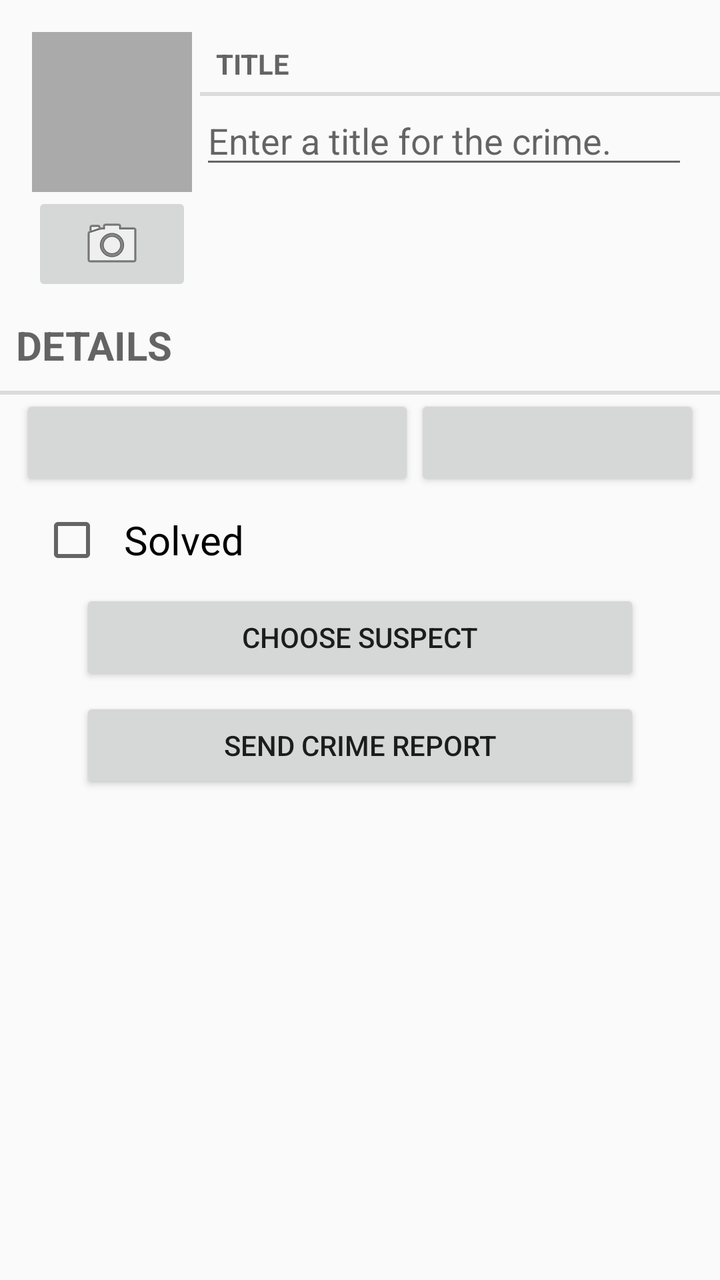
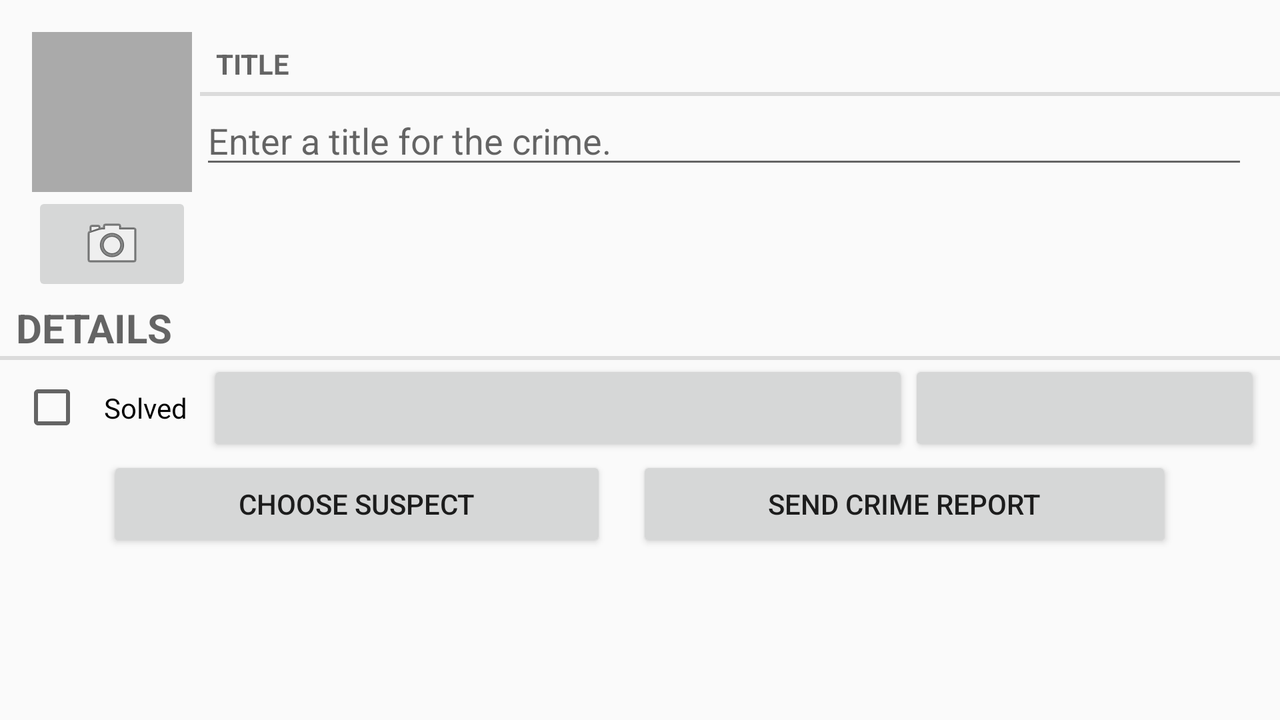

Two renders of one Android screen. The first uses the default layout on a phone; the second uses the alternative layout the repository ships for a different screen configuration, on a matching device. The two XML files are below.
<!-- AndroidManifest.xml: application theme AppTheme -->
<!-- res/layout/crime_fragment.xml -->
<?xml version="1.0" encoding="utf-8"?>
<LinearLayout xmlns:android="http://schemas.android.com/apk/res/android"
    android:layout_width="match_parent"
    android:layout_height="match_parent"
    android:weightSum="100"
    android:orientation="vertical">
    <include layout="@layout/camera_title_view"/>
    <TextView
        android:layout_width="match_parent"
        android:layout_height="wrap_content"
        android:textSize="20dp"
        android:text="@string/Detail"
        android:id="@+id/textView"
        android:padding="10dp"
        style="?android:listSeparatorTextViewStyle"
        android:layout_weight="1" />

    <LinearLayout
        android:orientation="horizontal"
        android:layout_width="match_parent"
        android:layout_height="wrap_content"
        android:weightSum="3"
        >

        <Button
            android:layout_width="wrap_content"
            android:layout_height="wrap_content"
            android:layout_marginLeft="10dp"
            android:id="@+id/Date_button"
            android:layout_weight="2"
            />

        <Button
            android:layout_width="wrap_content"
            android:layout_height="wrap_content"
            android:layout_marginRight="10dp"
            android:id="@+id/time_button"
            android:layout_weight="1"
            />
    </LinearLayout>

    <CheckBox
        android:layout_width="match_parent"
        android:layout_height="wrap_content"
        android:text="@string/Solved_Text"
        android:id="@+id/Solved"
        android:textSize="20dp"
        android:layout_marginLeft="20dp"
        android:padding="10dp"
        android:layout_weight="1" />

    <Button
        android:layout_width="match_parent"
        android:layout_height="wrap_content"
        android:text="@string/crime_suspect_text"
        android:id="@+id/crime_susbect"
        android:layout_marginLeft="40dp"
        android:layout_marginRight="40dp" />

    <Button
        android:layout_width="match_parent"
        android:layout_height="wrap_content"
        android:text="@string/crime_report_text"
        android:id="@+id/crime_report"
        android:layout_marginTop="6dp"
        android:layout_marginLeft="40dp"
        android:layout_marginRight="40dp" />


</LinearLayout>
<!-- res/layout/camera_title_view.xml (included above) -->
<?xml version="1.0" encoding="utf-8"?>
<LinearLayout xmlns:android="http://schemas.android.com/apk/res/android"
    android:layout_width="match_parent"
    android:layout_height="wrap_content"
    android:layout_marginLeft="16dp"
    android:layout_marginTop="16dp"
    >

    <LinearLayout
        android:orientation="vertical"
        android:layout_width="wrap_content"
        android:layout_height="wrap_content"
        android:layout_marginRight="4dp"
        >

        <ImageView
            android:layout_width="80dp"
            android:layout_height="80dp"
            android:scaleType="centerInside"
            android:background="@android:color/darker_gray"
            android:cropToPadding="true"
            android:id="@+id/crime_photo" />

        <ImageButton
            android:layout_width="match_parent"
            android:layout_height="wrap_content"
            android:src="@android:drawable/ic_menu_camera"
            android:id="@+id/image_Button" />
    </LinearLayout>

    <LinearLayout
        android:orientation="vertical"
        android:layout_width="match_parent"
        android:layout_height="match_parent">

        <TextView
            android:layout_width="match_parent"
            android:layout_height="wrap_content"
            style="?android:listSeparatorTextViewStyle"
            android:text="@string/Title"
             />

        <EditText
            android:layout_width="match_parent"
            android:layout_height="wrap_content"
            android:hint="@string/crime_title_hint"
            android:id="@+id/Crime_Title"
            android:layout_marginRight="16dp"
            android:layout_gravity="right" />

        <Button
            android:layout_width="65dp"
            android:layout_height="55dp"
            android:background="@drawable/gallery"
            android:id="@+id/photo_Gallery"
            android:layout_marginLeft="20dp"
             />
    </LinearLayout>
</LinearLayout>
<!-- resources referenced by this layout -->
<resources>
  <string name="Detail">Details</string>
  <string name="Solved_Text">Solved</string>
  <string name="Title">Title</string>
  <string name="crime_report_text">Send Crime Report</string>
  <string name="crime_suspect_text">Choose Suspect</string>
  <string name="crime_title_hint">Enter a title for the crime.</string>
  <style name="AppTheme" parent="Theme.AppCompat.Light.DarkActionBar">
          
          <item name="colorPrimary">#000</item>
          <item name="colorPrimaryDark">#000</item>
          <item name="colorAccent">@color/colorAccent</item>
  
      </style>
</resources>
<!-- res/layout-land/crime_fragment.xml (the repository's variant of the layout above) -->
<!-- drawn on the phone turned sideways -->
<?xml version="1.0" encoding="utf-8"?>
<LinearLayout xmlns:android="http://schemas.android.com/apk/res/android"
    android:layout_width="match_parent"
    android:layout_height="match_parent"
    android:orientation="vertical"
    android:weightSum="100"
    >
    <include layout="@layout/camera_title_view"/>
    <TextView
        android:layout_width="match_parent"
        android:layout_height="wrap_content"
        android:textSize="20dp"
        android:text="@string/Detail"
        android:id="@+id/textView"
        style="?android:listSeparatorTextViewStyle" />

    <LinearLayout
        android:orientation="horizontal"
        android:layout_width="match_parent"
        android:layout_height="wrap_content"
        android:weightSum="20"
        >

        <CheckBox
            android:layout_width="wrap_content"
            android:layout_height="wrap_content"
            android:text="@string/Solved_Text"
            android:id="@+id/Solved"
            android:padding="10dp"
            android:layout_marginLeft="10dp"

            />

        <Button
            android:layout_width="wrap_content"
            android:layout_height="wrap_content"
            android:id="@+id/Date_button"
            android:layout_weight="15"
            />

        <Button
            android:layout_width="wrap_content"
            android:layout_height="wrap_content"
            android:id="@+id/time_button"
            android:layout_weight="5"
            android:layout_marginRight="10dp"
            />
    </LinearLayout>

    <LinearLayout
        android:orientation="horizontal"
        android:layout_width="match_parent"
        android:layout_height="wrap_content"
        android:gravity="center"
        android:weightSum="3"
        >

        <Button
            android:layout_width="wrap_content"
            android:layout_height="wrap_content"
            android:text="@string/crime_suspect_text"
            android:id="@+id/crime_susbect"
            android:layout_weight="1"
            />

        <Button
            android:layout_width="wrap_content"
            android:layout_height="wrap_content"
            android:text="@string/crime_report_text"
            android:id="@+id/crime_report"
            android:layout_marginLeft="15dp"
            android:layout_weight="1"
            />
    </LinearLayout>


</LinearLayout>
